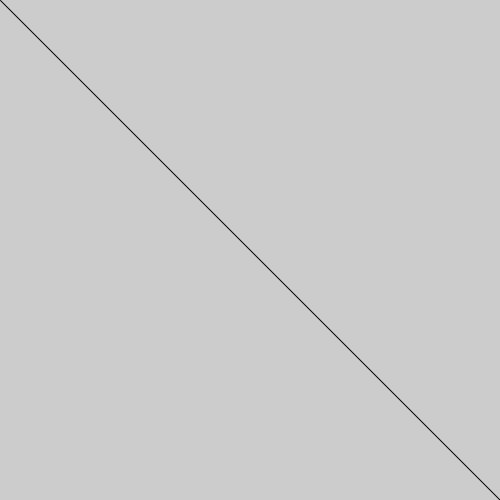
Frame 1 (no input)
Frame 60 (the mouse pressed at the canvas centre just before this capture): identical to frame 1, image omitted
Frame 120 (the mouse held since frame 60 and released just before this capture): identical to frame 1, image omitted

The Processing sketch that drew this single still picture (run headless with seeded random() and noise(); from frame 60 on, the mouse is pressed at the canvas centre):

// Processing sketch: SimplePerceptron
// ── SimplePerceptron.pde
float lr = 0.001;
float w1 = 0, w2 = 0;
float threshold = 0.1;

void setup() {
  size(500, 500);
  train(10000);
  line(0, 0, width, height);
  println(w1 + " # " + w2);
}

void draw() {
}

void mousePressed() {
  println(test(mouseX, mouseY));
}

int test(float x1, float x2) {
  float sum = x1 * w1 + x2 * w2;
  return (sum >= threshold) ? 1 : 0;
}

void train(int count) {
  float x1, x2, error;
  int expected, result;
  for (int i = 0; i < count; i++) {
    x1 = random(width);
    x2 = random(height);


    expected = (x2 > x1) ? 1 : 0;
    result = test(x1, x2);

    error = expected - result;

    w1 = w1 + error * x1 * lr;
    w2 = w2 + error * x2 * lr;
  }
}
